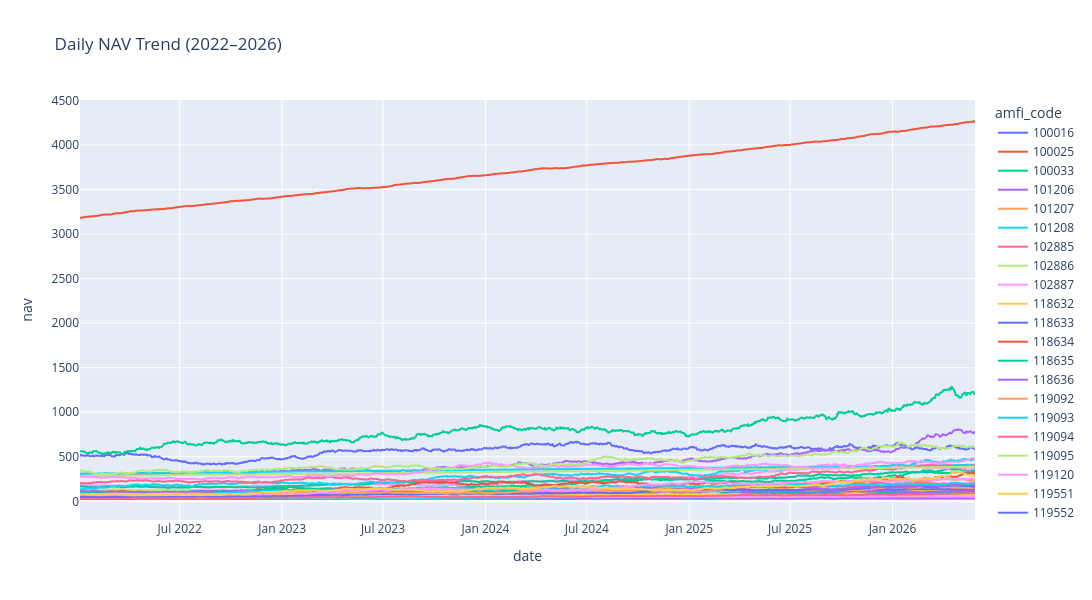

Notebook source saved alongside this figure:
### Code cell
fig = px.line(
    nav,
    x="date",
    y="nav",
    color="amfi_code",
    title="Daily NAV Trend (2022–2026)"
)

fig.update_layout(
    width=1100,
    height=600
)

fig.show()

### Figure 1 — Plotly figure (JSON) as saved in the notebook; plotly's stock layout.template omitted (floating-point values rounded to 4 significant figures; data arrays with more than 128 entries replaced by an {"elided": "..."} marker saying what was removed)
{"data": [{"hovertemplate": "amfi_code=100016<br>date=%{x}<br>nav=%{y}<extra></extra>", "legendgroup": "100016", "line": {"color": "#636efa", "dash": "solid"}, "marker": {"symbol": "circle"}, "mode": "lines", "name": "100016", "showlegend": true, "type": "scattergl", "x": {"elided": "1150 str values"}, "xaxis": "x", "y": {"elided": "1150 float values"}, "yaxis": "y"}, {"hovertemplate": "amfi_code=100025<br>date=%{x}<br>nav=%{y}<extra></extra>", "legendgroup": "100025", "line": {"color": "#EF553B", "dash": "solid"}, "marker": {"symbol": "circle"}, "mode": "lines", "name": "100025", "showlegend": true, "type": "scattergl", "x": {"elided": "1150 str values"}, "xaxis": "x", "y": {"elided": "1150 float values"}, "yaxis": "y"}, {"hovertemplate": "amfi_code=100033<br>date=%{x}<br>nav=%{y}<extra></extra>", "legendgroup": "100033", "line": {"color": "#00cc96", "dash": "solid"}, "marker": {"symbol": "circle"}, "mode": "lines", "name": "100033", "showlegend": true, "type": "scattergl", "x": {"elided": "1150 str values"}, "xaxis": "x", "y": {"elided": "1150 float values"}, "yaxis": "y"}, {"hovertemplate": "amfi_code=101206<br>date=%{x}<br>nav=%{y}<extra></extra>", "legendgroup": "101206", "line": {"color": "#ab63fa", "dash": "solid"}, "marker": {"symbol": "circle"}, "mode": "lines", "name": "101206", "showlegend": true, "type": "scattergl", "x": {"elided": "1150 str values"}, "xaxis": "x", "y": {"elided": "1150 float values"}, "yaxis": "y"}, {"hovertemplate": "amfi_code=101207<br>date=%{x}<br>nav=%{y}<extra></extra>", "legendgroup": "101207", "line": {"color": "#FFA15A", "dash": "solid"}, "marker": {"symbol": "circle"}, "mode": "lines", "name": "101207", "showlegend": true, "type": "scattergl", "x": {"elided": "1150 str values"}, "xaxis": "x", "y": {"elided": "1150 float values"}, "yaxis": "y"}, {"hovertemplate": "amfi_code=101208<br>date=%{x}<br>nav=%{y}<extra></extra>", "legendgroup": "101208", "line": {"color": "#19d3f3", "dash": "solid"}, "marker": {"symbol": "circle"}, "mode": "lines", "name": "101208", "showlegend": true, "type": "scattergl", "x": {"elided": "1150 str values"}, "xaxis": "x", "y": {"elided": "1150 float values"}, "yaxis": "y"}, {"hovertemplate": "amfi_code=102885<br>date=%{x}<br>nav=%{y}<extra></extra>", "legendgroup": "102885", "line": {"color": "#FF6692", "dash": "solid"}, "marker": {"symbol": "circle"}, "mode": "lines", "name": "102885", "showlegend": true, "type": "scattergl", "x": {"elided": "1150 str values"}, "xaxis": "x", "y": {"elided": "1150 float values"}, "yaxis": "y"}, {"hovertemplate": "amfi_code=102886<br>date=%{x}<br>nav=%{y}<extra></extra>", "legendgroup": "102886", "line": {"color": "#B6E880", "dash": "solid"}, "marker": {"symbol": "circle"}, "mode": "lines", "name": "102886", "showlegend": true, "type": "scattergl", "x": {"elided": "1150 str values"}, "xaxis": "x", "y": {"elided": "1150 float values"}, "yaxis": "y"}, {"hovertemplate": "amfi_code=102887<br>date=%{x}<br>nav=%{y}<extra></extra>", "legendgroup": "102887", "line": {"color": "#FF97FF", "dash": "solid"}, "marker": {"symbol": "circle"}, "mode": "lines", "name": "102887", "showlegend": true, "type": "scattergl", "x": {"elided": "1150 str values"}, "xaxis": "x", "y": {"elided": "1150 float values"}, "yaxis": "y"}, {"hovertemplate": "amfi_code=118632<br>date=%{x}<br>nav=%{y}<extra></extra>", "legendgroup": "118632", "line": {"color": "#FECB52", "dash": "solid"}, "marker": {"symbol": "circle"}, "mode": "lines", "name": "118632", "showlegend": true, "type": "scattergl", "x": {"elided": "1150 str values"}, "xaxis": "x", "y": {"elided": "1150 float values"}, "yaxis": "y"}, {"hovertemplate": "amfi_code=118633<br>date=%{x}<br>nav=%{y}<extra></extra>", "legendgroup": "118633", "line": {"color": "#636efa", "dash": "solid"}, "marker": {"symbol": "circle"}, "mode": "lines", "name": "118633", "showlegend": true, "type": "scattergl", "x": {"elided": "1150 str values"}, "xaxis": "x", "y": {"elided": "1150 float values"}, "yaxis": "y"}, {"hovertemplate": "amfi_code=118634<br>date=%{x}<br>nav=%{y}<extra></extra>", "legendgroup": "118634", "line": {"color": "#EF553B", "dash": "solid"}, "marker": {"symbol": "circle"}, "mode": "lines", "name": "118634", "showlegend": true, "type": "scattergl", "x": {"elided": "1150 str values"}, "xaxis": "x", "y": {"elided": "1150 float values"}, "yaxis": "y"}, {"hovertemplate": "amfi_code=118635<br>date=%{x}<br>nav=%{y}<extra></extra>", "legendgroup": "118635", "line": {"color": "#00cc96", "dash": "solid"}, "marker": {"symbol": "circle"}, "mode": "lines", "name": "118635", "showlegend": true, "type": "scattergl", "x": {"elided": "1150 str values"}, "xaxis": "x", "y": {"elided": "1150 float values"}, "yaxis": "y"}, {"hovertemplate": "amfi_code=118636<br>date=%{x}<br>nav=%{y}<extra></extra>", "legendgroup": "118636", "line": {"color": "#ab63fa", "dash": "solid"}, "marker": {"symbol": "circle"}, "mode": "lines", "name": "118636", "showlegend": true, "type": "scattergl", "x": {"elided": "1150 str values"}, "xaxis": "x", "y": {"elided": "1150 float values"}, "yaxis": "y"}, {"hovertemplate": "amfi_code=119092<br>date=%{x}<br>nav=%{y}<extra></extra>", "legendgroup": "119092", "line": {"color": "#FFA15A", "dash": "solid"}, "marker": {"symbol": "circle"}, "mode": "lines", "name": "119092", "showlegend": true, "type": "scattergl", "x": {"elided": "1150 str values"}, "xaxis": "x", "y": {"elided": "1150 float values"}, "yaxis": "y"}, {"hovertemplate": "amfi_code=119093<br>date=%{x}<br>nav=%{y}<extra></extra>", "legendgroup": "119093", "line": {"color": "#19d3f3", "dash": "solid"}, "marker": {"symbol": "circle"}, "mode": "lines", "name": "119093", "showlegend": true, "type": "scattergl", "x": {"elided": "1150 str values"}, "xaxis": "x", "y": {"elided": "1150 float values"}, "yaxis": "y"}, {"hovertemplate": "amfi_code=119094<br>date=%{x}<br>nav=%{y}<extra></extra>", "legendgroup": "119094", "line": {"color": "#FF6692", "dash": "solid"}, "marker": {"symbol": "circle"}, "mode": "lines", "name": "119094", "showlegend": true, "type": "scattergl", "x": {"elided": "1150 str values"}, "xaxis": "x", "y": {"elided": "1150 float values"}, "yaxis": "y"}, {"hovertemplate": "amfi_code=119095<br>date=%{x}<br>nav=%{y}<extra></extra>", "legendgroup": "119095", "line": {"color": "#B6E880", "dash": "solid"}, "marker": {"symbol": "circle"}, "mode": "lines", "name": "119095", "showlegend": true, "type": "scattergl", "x": {"elided": "1150 str values"}, "xaxis": "x", "y": {"elided": "1150 float values"}, "yaxis": "y"}, {"hovertemplate": "amfi_code=119120<br>date=%{x}<br>nav=%{y}<extra></extra>", "legendgroup": "119120", "line": {"color": "#FF97FF", "dash": "solid"}, "marker": {"symbol": "circle"}, "mode": "lines", "name": "119120", "showlegend": true, "type": "scattergl", "x": {"elided": "1150 str values"}, "xaxis": "x", "y": {"elided": "1150 float values"}, "yaxis": "y"}, {"hovertemplate": "amfi_code=119551<br>date=%{x}<br>nav=%{y}<extra></extra>", "legendgroup": "119551", "line": {"color": "#FECB52", "dash": "solid"}, "marker": {"symbol": "circle"}, "mode": "lines", "name": "119551", "showlegend": true, "type": "scattergl", "x": {"elided": "1150 str values"}, "xaxis": "x", "y": {"elided": "1150 float values"}, "yaxis": "y"}, {"hovertemplate": "amfi_code=119552<br>date=%{x}<br>nav=%{y}<extra></extra>", "legendgroup": "119552", "line": {"color": "#636efa", "dash": "solid"}, "marker": {"symbol": "circle"}, "mode": "lines", "name": "119552", "showlegend": true, "type": "scattergl", "x": {"elided": "1150 str values"}, "xaxis": "x", "y": {"elided": "1150 float values"}, "yaxis": "y"}, {"hovertemplate": "amfi_code=119598<br>date=%{x}<br>nav=%{y}<extra></extra>", "legendgroup": "119598", "line": {"color": "#EF553B", "dash": "solid"}, "marker": {"symbol": "circle"}, "mode": "lines", "name": "119598", "showlegend": true, "type": "scattergl", "x": {"elided": "1150 str values"}, "xaxis": "x", "y": {"elided": "1150 float values"}, "yaxis": "y"}, {"hovertemplate": "amfi_code=119599<br>date=%{x}<br>nav=%{y}<extra></extra>", "legendgroup": "119599", "line": {"color": "#00cc96", "dash": "solid"}, "marker": {"symbol": "circle"}, "mode": "lines", "name": "119599", "showlegend": true, "type": "scattergl", "x": {"elided": "1150 str values"}, "xaxis": "x", "y": {"elided": "1150 float values"}, "yaxis": "y"}, {"hovertemplate": "amfi_code=120503<br>date=%{x}<br>nav=%{y}<extra></extra>", "legendgroup": "120503", "line": {"color": "#ab63fa", "dash": "solid"}, "marker": {"symbol": "circle"}, "mode": "lines", "name": "120503", "showlegend": true, "type": "scattergl", "x": {"elided": "1150 str values"}, "xaxis": "x", "y": {"elided": "1150 float values"}, "yaxis": "y"}, {"hovertemplate": "amfi_code=120504<br>date=%{x}<br>nav=%{y}<extra></extra>", "legendgroup": "120504", "line": {"color": "#FFA15A", "dash": "solid"}, "marker": {"symbol": "circle"}, "mode": "lines", "name": "120504", "showlegend": true, "type": "scattergl", "x": {"elided": "1150 str values"}, "xaxis": "x", "y": {"elided": "1150 float values"}, "yaxis": "y"}, {"hovertemplate": "amfi_code=120505<br>date=%{x}<br>nav=%{y}<extra></extra>", "legendgroup": "120505", "line": {"color": "#19d3f3", "dash": "solid"}, "marker": {"symbol": "circle"}, "mode": "lines", "name": "120505", "showlegend": true, "type": "scattergl", "x": {"elided": "1150 str values"}, "xaxis": "x", "y": {"elided": "1150 float values"}, "yaxis": "y"}, {"hovertemplate": "amfi_code=120506<br>date=%{x}<br>nav=%{y}<extra></extra>", "legendgroup": "120506", "line": {"color": "#FF6692", "dash": "solid"}, "marker": {"symbol": "circle"}, "mode": "lines", "name": "120506", "showlegend": true, "type": "scattergl", "x": {"elided": "1150 str values"}, "xaxis": "x", "y": {"elided": "1150 float values"}, "yaxis": "y"}, {"hovertemplate": "amfi_code=120507<br>date=%{x}<br>nav=%{y}<extra></extra>", "legendgroup": "120507", "line": {"color": "#B6E880", "dash": "solid"}, "marker": {"symbol": "circle"}, "mode": "lines", "name": "120507", "showlegend": true, "type": "scattergl", "x": {"elided": "1150 str values"}, "xaxis": "x", "y": {"elided": "1150 float values"}, "yaxis": "y"}, {"hovertemplate": "amfi_code=120841<br>date=%{x}<br>nav=%{y}<extra></extra>", "legendgroup": "120841", "line": {"color": "#FF97FF", "dash": "solid"}, "marker": {"symbol": "circle"}, "mode": "lines", "name": "120841", "showlegend": true, "type": "scattergl", "x": {"elided": "1150 str values"}, "xaxis": "x", "y": {"elided": "1150 float values"}, "yaxis": "y"}, {"hovertemplate": "amfi_code=120842<br>date=%{x}<br>nav=%{y}<extra></extra>", "legendgroup": "120842", "line": {"color": "#FECB52", "dash": "solid"}, "marker": {"symbol": "circle"}, "mode": "lines", "name": "120842", "showlegend": true, "type": "scattergl", "x": {"elided": "1150 str values"}, "xaxis": "x", "y": {"elided": "1150 float values"}, "yaxis": "y"}, {"hovertemplate": "amfi_code=120843<br>date=%{x}<br>nav=%{y}<extra></extra>", "legendgroup": "120843", "line": {"color": "#636efa", "dash": "solid"}, "marker": {"symbol": "circle"}, "mode": "lines", "name": "120843", "showlegend": true, "type": "scattergl", "x": {"elided": "1150 str values"}, "xaxis": "x", "y": {"elided": "1150 float values"}, "yaxis": "y"}, {"hovertemplate": "amfi_code=120844<br>date=%{x}<br>nav=%{y}<extra></extra>", "legendgroup": "120844", "line": {"color": "#EF553B", "dash": "solid"}, "marker": {"symbol": "circle"}, "mode": "lines", "name": "120844", "showlegend": true, "type": "scattergl", "x": {"elided": "1150 str values"}, "xaxis": "x", "y": {"elided": "1150 float values"}, "yaxis": "y"}, {"hovertemplate": "amfi_code=125497<br>date=%{x}<br>nav=%{y}<extra></extra>", "legendgroup": "125497", "line": {"color": "#00cc96", "dash": "solid"}, "marker": {"symbol": "circle"}, "mode": "lines", "name": "125497", "showlegend": true, "type": "scattergl", "x": {"elided": "1150 str values"}, "xaxis": "x", "y": {"elided": "1150 float values"}, "yaxis": "y"}, {"hovertemplate": "amfi_code=125498<br>date=%{x}<br>nav=%{y}<extra></extra>", "legendgroup": "125498", "line": {"color": "#ab63fa", "dash": "solid"}, "marker": {"symbol": "circle"}, "mode": "lines", "name": "125498", "showlegend": true, "type": "scattergl", "x": {"elided": "1150 str values"}, "xaxis": "x", "y": {"elided": "1150 float values"}, "yaxis": "y"}, {"hovertemplate": "amfi_code=148567<br>date=%{x}<br>nav=%{y}<extra></extra>", "legendgroup": "148567", "line": {"color": "#FFA15A", "dash": "solid"}, "marker": {"symbol": "circle"}, "mode": "lines", "name": "148567", "showlegend": true, "type": "scattergl", "x": {"elided": "1150 str values"}, "xaxis": "x", "y": {"elided": "1150 float values"}, "yaxis": "y"}, {"hovertemplate": "amfi_code=148568<br>date=%{x}<br>nav=%{y}<extra></extra>", "legendgroup": "148568", "line": {"color": "#19d3f3", "dash": "solid"}, "marker": {"symbol": "circle"}, "mode": "lines", "name": "148568", "showlegend": true, "type": "scattergl", "x": {"elided": "1150 str values"}, "xaxis": "x", "y": {"elided": "1150 float values"}, "yaxis": "y"}, {"hovertemplate": "amfi_code=148569<br>date=%{x}<br>nav=%{y}<extra></extra>", "legendgroup": "148569", "line": {"color": "#FF6692", "dash": "solid"}, "marker": {"symbol": "circle"}, "mode": "lines", "name": "148569", "showlegend": true, "type": "scattergl", "x": {"elided": "1150 str values"}, "xaxis": "x", "y": {"elided": "1150 float values"}, "yaxis": "y"}, {"hovertemplate": "amfi_code=149322<br>date=%{x}<br>nav=%{y}<extra></extra>", "legendgroup": "149322", "line": {"color": "#B6E880", "dash": "solid"}, "marker": {"symbol": "circle"}, "mode": "lines", "name": "149322", "showlegend": true, "type": "scattergl", "x": {"elided": "1150 str values"}, "xaxis": "x", "y": {"elided": "1150 float values"}, "yaxis": "y"}, {"hovertemplate": "amfi_code=149323<br>date=%{x}<br>nav=%{y}<extra></extra>", "legendgroup": "149323", "line": {"color": "#FF97FF", "dash": "solid"}, "marker": {"symbol": "circle"}, "mode": "lines", "name": "149323", "showlegend": true, "type": "scattergl", "x": {"elided": "1150 str values"}, "xaxis": "x", "y": {"elided": "1150 float values"}, "yaxis": "y"}, {"hovertemplate": "amfi_code=149324<br>date=%{x}<br>nav=%{y}<extra></extra>", "legendgroup": "149324", "line": {"color": "#FECB52", "dash": "solid"}, "marker": {"symbol": "circle"}, "mode": "lines", "name": "149324", "showlegend": true, "type": "scattergl", "x": {"elided": "1150 str values"}, "xaxis": "x", "y": {"elided": "1150 float values"}, "yaxis": "y"}], "layout": {"height": 600, "legend": {"title": {"text": "amfi_code"}, "tracegroupgap": 0}, "title": {"text": "Daily NAV Trend (2022–2026)"}, "width": 1100, "xaxis": {"anchor": "y", "domain": [0, 1], "title": {"text": "date"}}, "yaxis": {"anchor": "x", "domain": [0, 1], "title": {"text": "nav"}}}}
